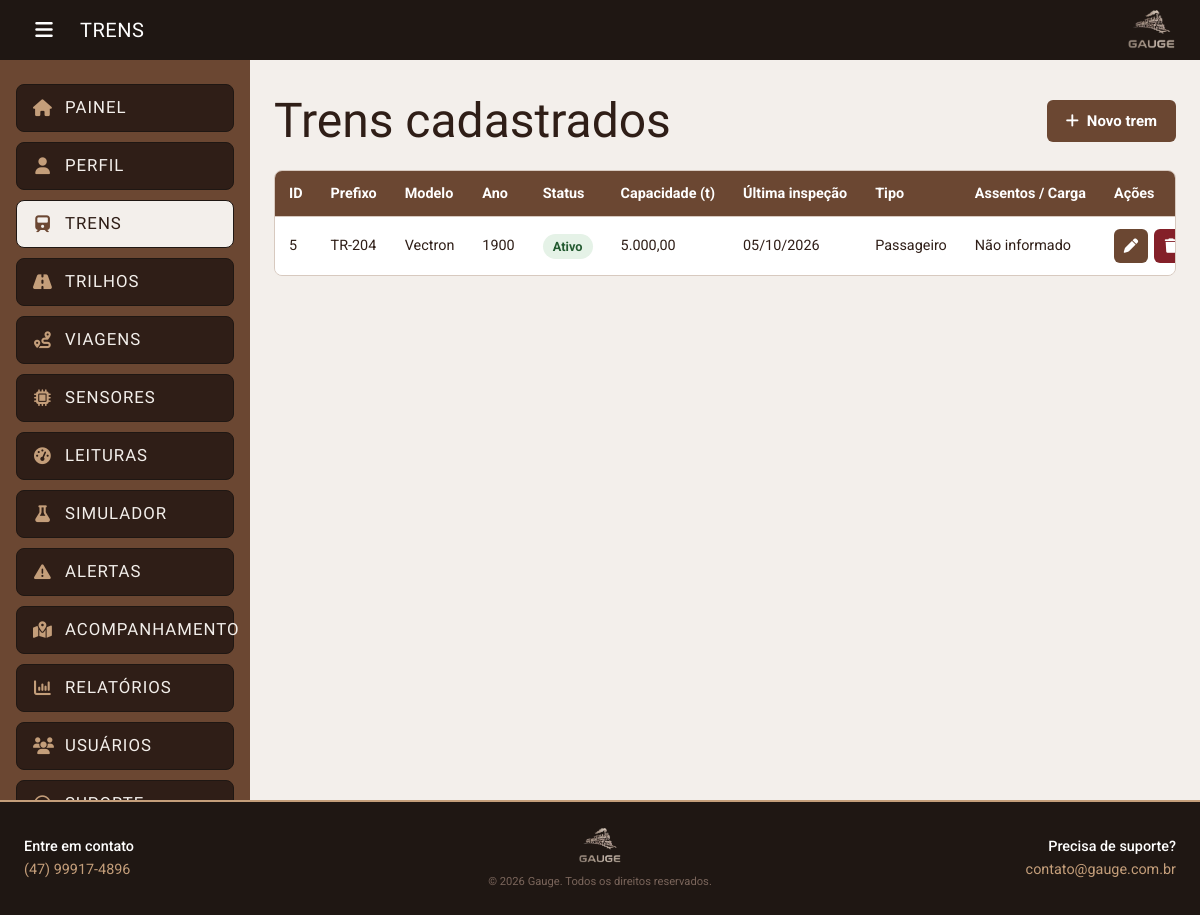
Screenshot of /paginas/trens/trens.php (signed in) with the database file from the repository.
### tables this page shows
CREATE TABLE trem (
    id_trem             INT                         NOT NULL AUTO_INCREMENT,
    prefixo             VARCHAR(20)                 NOT NULL,
    modelo              VARCHAR(45)                 NOT NULL,
    ano                 INT                         NOT NULL,
    status              VARCHAR(20)                 NOT NULL DEFAULT 'ativo',  
    capacidade          DECIMAL(10,2)               NOT NULL DEFAULT 0,
    ultima_inspecao     DATE                        NULL,
    tipo_trem           ENUM('Passageiro', 'Carga') NOT NULL DEFAULT 'Passageiro',
    quantidade_assentos INT                         NULL,
    tipo_carga          VARCHAR(45)                 NULL,
    PRIMARY KEY (id_trem),
    UNIQUE KEY uq_trem_prefixo (prefixo)
);

### includes/funcoes.php (called while the page is built, shortened)
<?php
function h($valor): string
{
    return htmlspecialchars((string) ($valor ?? ''), ENT_QUOTES, 'UTF-8');
}
function formatarData($valor, string $formato = 'd/m/Y H:i', string $vazio = 'Não informada'): string
{
    $timestamp = strtotime($valor);
    return $timestamp ? date($formato, $timestamp) : $vazio;
}

### paginas/trens/trens.php (the view, shortened to what this page needs)
<?php
require __DIR__ . '/../../includes/proteger.php';
$trens = $conexao->query(
    'SELECT id_trem, prefixo, modelo, ano, status, capacidade,
            ultima_inspecao, tipo_trem, quantidade_assentos, tipo_carga
     FROM trem
     ORDER BY prefixo'
)->fetch_all(MYSQLI_ASSOC);
$statusTexto = [
    'ativo'      => 'Ativo',
    'manutencao' => 'Em manutenção',
    'inativo'    => 'Inativo',
];
require __DIR__ . '/../../includes/cabecalho.php';
?>
<div class="cabecalho-pagina">
    <h1 class="titulo-pagina">Trens cadastrados</h1>
    <a href="formulario_trem.php" class="botao">
        <i class="fas fa-plus"></i> Novo trem
    </a>
</div>
<div class="tabela-responsiva">
    <table>
        <thead>
            <tr>
                <th>ID</th>
                <th>Prefixo</th>
                <th>Modelo</th>
                <th>Ano</th>
                <th>Status</th>
                <th>Capacidade (t)</th>
                <th>Última inspeção</th>
                <th>Tipo</th>
                <th>Assentos / Carga</th>
                <th>Ações</th>
            </tr>
        </thead>
        <tbody>
            <?php foreach ($trens as $trem): ?>
                <tr>
                    <td><?= (int) $trem['id_trem'] ?></td>
                    <td><?= h($trem['prefixo']) ?></td>
                    <td><?= h($trem['modelo']) ?></td>
                    <td><?= h($trem['ano']) ?></td>
                    <td>
                        <span class="status status-<?= h($trem['status']) ?>">
                            <?= h($statusTexto[$trem['status']] ?? $trem['status']) ?>
                        </span>
                    </td>
                    <td><?= number_format((float) $trem['capacidade'], 2, ',', '.') ?></td>
                    <td><?= h(formatarData($trem['ultima_inspecao'], 'd/m/Y')) ?></td>
                    <td><?= h($trem['tipo_trem']) ?></td>
                    <td>
                        <?php if ($trem['tipo_trem'] === 'Passageiro'): ?>
                            <?= $trem['quantidade_assentos'] !== null ? (int) $trem['quantidade_assentos'] . ' assentos' : 'Não informado' ?>
                        <?php else: ?>
                            <?= h($trem['tipo_carga'] ?? 'Não informada') ?>
                        <?php endif; ?>
                    </td>
                    <td>
                        <div class="acoes-tabela">
                            <a href="formulario_trem.php?id=<?= (int) $trem['id_trem'] ?>" class="icone-acao editar" title="Editar" aria-label="Editar trem">
                                <i class="fas fa-pen"></i>
                            </a>
                            <a
                                href="excluir_trem.php?id=<?= (int) $trem['id_trem'] ?>"
                                class="icone-acao excluir"
                                title="Excluir"
                                aria-label="Excluir trem"
                                onclick="return confirm('Deseja realmente excluir este trem?')">
                                <i class="fas fa-trash"></i>
                            </a>
                        </div>
                    </td>
                </tr>
            <?php endforeach; ?>
        </tbody>
    </table>
</div>
<?php require __DIR__ . '/../../includes/rodape.php'; ?>

### assets/css/base.css (style rules this page uses)
:root { --cor-marca: #6B4732; --cor-marca-escura: #4C3023; --cor-titulo: #2F1E17; --cor-texto: #7A655B; --cor-fundo: #F3EFEB; --cor-escuro: #1F1713; --cor-contato: #C49E7A; --cor-superficie: #FBF9F7; --cor-superficie-2: #EAE2DC; --cor-borda: #D7C9BF; --cor-branco: #FFFFFF; --cor-sucesso: #245B31; --cor-sucesso-fundo: #E5F2E7; --cor-atencao: #856404; --cor-atencao-fundo: #FFF3CD; --cor-critico: #842029; --cor-critico-fundo: #F8D7DA; --cor-normal-forte: #28A745; --cor-atencao-forte: #FFC107; --cor-critico-forte: #DC3545; --fonte-titulo: 'Fjalla One', sans-serif; --fonte-texto: 'Roboto', sans-serif; --raio: 8px; --sombra: 0 2px 6px rgba(31, 23, 19, 0.08); --altura-topo: 60px; --largura-menu: 250px; --espaco: 24px; }
*, *::before, *::after { box-sizing: border-box; margin: 0; padding: 0; }
html { -webkit-text-size-adjust: 100%; }
body { min-height: 100vh; background-color: var(--cor-fundo); color: var(--cor-titulo); font-family: var(--fonte-texto); font-size: 15px; line-height: 1.5; }
a { color: var(--cor-marca); }
h1, h2, h3 { font-family: var(--fonte-titulo); font-weight: 400; line-height: 1.2; color: var(--cor-titulo); }

### assets/css/layout.css (style rules this page uses)
body { display: flex; flex-direction: column; }

### assets/css/componentes.css (style rules this page uses)
.titulo-pagina { margin-bottom: 8px; font-size: clamp(2rem, 5vw, 3rem); text-align: center; }
.cabecalho-pagina { display: flex; flex-wrap: wrap; align-items: center; justify-content: space-between; gap: 12px; margin-bottom: 20px; }
.cabecalho-pagina .titulo-pagina { margin: 0; text-align: left; }
.botao, .botao-secundario, .botao-perigo { display: inline-flex; align-items: center; justify-content: center; gap: 8px; min-height: 42px; padding: 8px 18px; border: 1px solid transparent; border-radius: 6px; font-weight: 700; text-decoration: none; cursor: pointer; transition: background-color 0.2s ease, transform 0.1s ease; }
.botao { background-color: var(--cor-marca); color: var(--cor-branco); }
.tabela-responsiva { width: 100%; overflow-x: auto; border: 1px solid var(--cor-borda); border-radius: var(--raio); background-color: var(--cor-branco); }
.tabela-responsiva table { width: 100%; border-collapse: collapse; font-size: 0.9rem; }
.tabela-responsiva th, .tabela-responsiva td { padding: 12px 14px; border-bottom: 1px solid var(--cor-borda); text-align: left; white-space: nowrap; }
.tabela-responsiva thead { background-color: var(--cor-marca); color: var(--cor-branco); }
.tabela-responsiva tbody tr:last-child td { border-bottom: 0; }
.acoes-tabela { display: flex; gap: 6px; }
.icone-acao { display: grid; place-items: center; width: 34px; height: 34px; border-radius: 6px; color: var(--cor-branco); text-decoration: none; }
.icone-acao.editar { background-color: var(--cor-marca); }
.icone-acao.excluir { background-color: var(--cor-critico); }
.status { display: inline-block; padding: 3px 10px; border-radius: 999px; background-color: var(--cor-superficie-2); color: var(--cor-titulo); font-size: 0.8rem; font-weight: 700; text-transform: capitalize; white-space: nowrap; }
.status-normal, .status-ativo { background-color: var(--cor-sucesso-fundo); color: var(--cor-sucesso); }

### rows the page displays
trem: id_trem "5", prefixo "TR-204", modelo "Vectron", ano "1900", status "Ativo", capacidade "5.000,00", ultima_inspecao "05/10/2026", tipo_trem "Passageiro", shows "Não informado"

### other values shown
$titulo "TRENS"
$item['texto'] "PAINEL"
$item['texto'] "PERFIL"
$item['texto'] "TRENS"
$item['texto'] "TRILHOS"
$item['texto'] "VIAGENS"
$item['texto'] "SENSORES"
$item['texto'] "LEITURAS"
$item['texto'] "SIMULADOR"
$item['texto'] "ALERTAS"
$item['texto'] "ACOMPANHAMENTO"
$item['texto'] "RELATÓRIOS"
$item['texto'] "USUÁRIOS"
